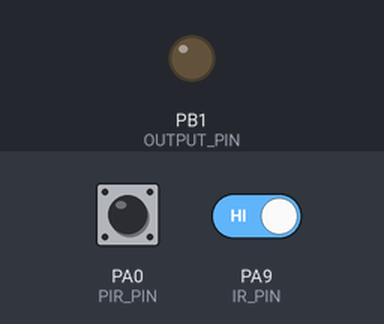
The sketch below on a simulated STM32 Blue Pill. Parts: output pins drawn as LEDs (lit = HIGH). The test bench sets the inputs (shaded band); at power-on: PA0 (PIR_PIN) HIGH, PA9 (IR_PIN) HIGH.

Above: at 1.0 s.
1.1 s: PA0 (PIR_PIN) pulsed LOW 2 times (0.12 s each, 0.3 s apart)
At 2.1 s:
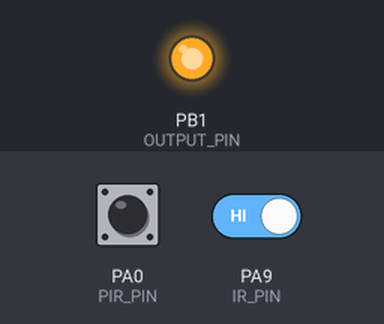
Timing chart, 0 to 4.1 s (numbered marks = the images above; inputs shaded):
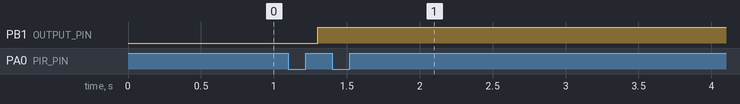

Measured:
- after the input at 1.1 s, PB1 (OUTPUT_PIN): LOW → HIGH after 0.20 s

The sketch:

motion_sensor_2.ino
```cpp
#include <IWatchdog.h>

#define PIR_PIN PA0
#define IR_PIN PA9
#define OUTPUT_PIN PB1

const uint16_t PIR_OPEN_TIMEOUT = 600; //1 min
const uint8_t PIR_CLOSE_TIMEOUT = 150; //15s
const uint32_t WATCHDOG_TIMEOUT = 10000000; //10s

uint16_t pirOpenTimer = 0;
uint8_t pirMovementClosed = LOW;
uint8_t pirClosedTimer = PIR_CLOSE_TIMEOUT;

void initIO() {
  pinMode(PIR_PIN, INPUT);
  pinMode(IR_PIN, INPUT_PULLUP);
  pinMode(OUTPUT_PIN, OUTPUT);
}

void initPIR() {
  uint8_t pirState;
  do {
    pirState = digitalRead(PIR_PIN);
    delay(100);
  }
  while (pirState);
}

void updateSensors() {
  uint8_t irState = digitalRead(IR_PIN);
  uint8_t pirState = digitalRead(PIR_PIN);

  if (irState) {
    pirMovementClosed = LOW;
    pirClosedTimer = PIR_CLOSE_TIMEOUT;
    if (pirState) {
      pirOpenTimer = PIR_OPEN_TIMEOUT;
      setOut(HIGH);
    } else {
      if (pirOpenTimer > 0) {
        pirOpenTimer--;
      } else {
        setOut(LOW);
      }
    }
  } else {
    pirOpenTimer = PIR_OPEN_TIMEOUT;
    if (pirClosedTimer >0) {
      pirClosedTimer--;
      return;
    }
    if (pirMovementClosed) {
      return;
    }
    if (pirState) {
      pirMovementClosed = HIGH;
    }
    setOut(pirState);
  }
}

void setOut(uint8_t state) {
  digitalWrite(OUTPUT_PIN, state);
}

void setup() {
  initIO();
  initPIR();
  IWatchdog.begin(WATCHDOG_TIMEOUT);
}

void loop() {
  updateSensors();
  delay(100);
  IWatchdog.reload();
}
```
